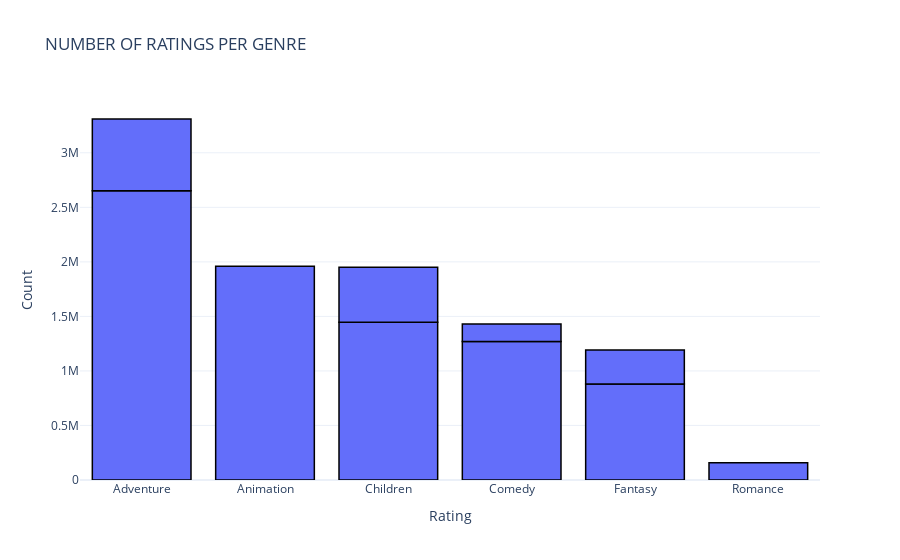

The code cell stored with this chart in its notebook:
### Code cell
temp_df = train['rating'].value_counts().reset_index()


# create trace1
trace1 = go.Bar(
                x = movies['genres'],
                y = temp_df['rating'],
                marker = dict(color = 'dark blue',
                              line=dict(color='rgb(0,0,0)',width=1.5)))
layout = go.Layout(template= "plotly_white",title = 'NUMBER OF RATINGS PER GENRE' , xaxis = dict(title = 'Rating'), yaxis = dict(title = 'Count'))
fig = go.Figure(data = [trace1], layout = layout)
fig.show()

### Figure 1 — Plotly figure (JSON) as saved in the notebook; plotly's stock layout.template omitted (floating-point values rounded to 4 significant figures; data arrays with more than 128 entries replaced by an {"elided": "..."} marker saying what was removed)
{"data": [{"marker": {"color": "dark blue", "line": {"color": "rgb(0,0,0)", "width": 1.5}}, "type": "bar", "x": {"elided": "112307 str values"}, "y": [2652977, 1959759, 1445230, 1270642, 880516, 656821, 505578, 311213, 159731, 157571]}], "layout": {"title": {"text": "NUMBER OF RATINGS PER GENRE"}, "xaxis": {"title": {"text": "Rating"}}, "yaxis": {"title": {"text": "Count"}}}}
